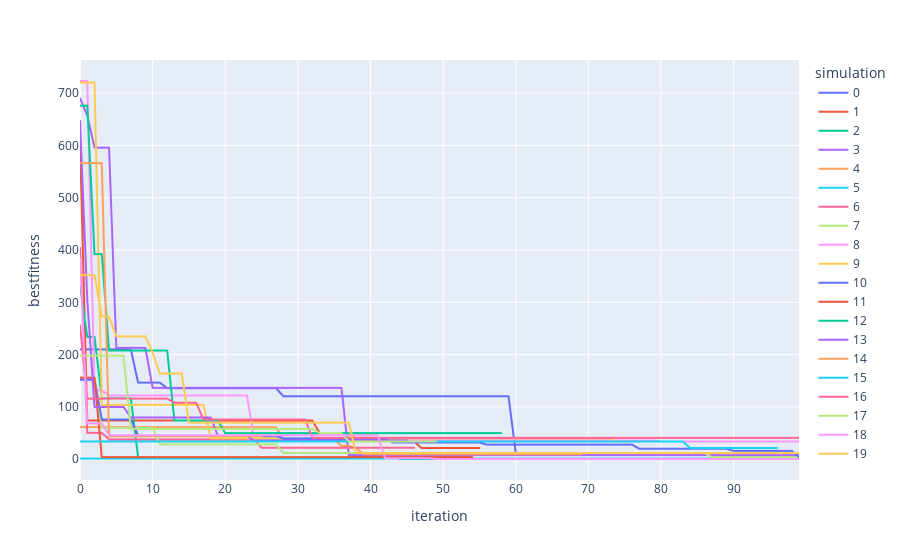

The cell this chart's notebook holds for it:
### Code cell
GA.result_plot()

### Figure 1 — Plotly figure (JSON) as saved in the notebook; plotly's stock layout.template omitted (floating-point values rounded to 4 significant figures)
{"data": [{"hovertemplate": "simulation=0<br>iteration=%{x}<br>bestfitness=%{y}<extra></extra>", "legendgroup": "0", "line": {"color": "#636efa", "dash": "solid"}, "mode": "lines", "name": "0", "showlegend": true, "type": "scattergl", "x": [0, 1, 2, 3, 4, 5, 6, 7, 8, 9, 10, 11, 12, 13, 14, 15, 16, 17, 18, 19, 20, 21, 22, 23, 24, 25, 26, 27, 28, 29, 30, 31, 32, 33, 34, 35, 36, 37, 38, 39, 40, 41, 42, 43, 44, 45, 46, 47, 48, 49, 50, 51, 52, 53, 54, 55, 56, 57, 58, 59, 60, 61, 62, 63, 64, 65, 66, 67, 68, 69, 70, 71, 72], "xaxis": "x", "y": [210, 210, 210, 210, 210, 210, 210, 210, 146.4, 146.4, 146.4, 146.4, 135.8, 135.8, 135.8, 135.8, 135.8, 135.8, 135.8, 135.8, 135.8, 135.8, 135.8, 135.8, 135.8, 135.8, 135.8, 135.8, 120.5, 120.5, 120.5, 120.5, 120.5, 120.5, 120.5, 120.5, 120.5, 120.5, 120.5, 120.5, 120.5, 120.5, 120.5, 120.5, 120.5, 120.5, 120.5, 120.5, 120.5, 120.5, 120.5, 120.5, 120.5, 120.5, 120.5, 120.5, 120.5, 120.5, 120.5, 120.5, 12, 12, 12, 12, 12, 12, 12, 12, 12, 12, 12, 12, 12], "yaxis": "y"}, {"hovertemplate": "simulation=1<br>iteration=%{x}<br>bestfitness=%{y}<extra></extra>", "legendgroup": "1", "line": {"color": "#EF553B", "dash": "solid"}, "mode": "lines", "name": "1", "showlegend": true, "type": "scattergl", "x": [0, 1, 2, 3, 4, 5, 6, 7, 8, 9, 10, 11, 12, 13, 14, 15, 16, 17, 18, 19, 20, 21, 22, 23, 24, 25, 26, 27, 28, 29, 30, 31, 32, 33, 34, 35, 36, 37, 38, 39, 40, 41, 42, 43, 44, 45, 46, 47, 48, 49, 50, 51, 52, 53, 54, 55], "xaxis": "x", "y": [610.2, 74, 74, 74, 74, 74, 74, 74, 74, 74, 74, 74, 74, 74, 74, 74, 74, 74, 74, 74, 74, 74, 74, 74, 74, 74, 74, 74, 74, 74, 74, 74, 74, 50, 50, 50, 50, 50, 37.5, 37.5, 37.5, 37.5, 37.5, 37.5, 37.5, 37.5, 34, 21.5, 21.5, 21.5, 21.5, 21.5, 21.5, 21.5, 21.5, 21.5], "yaxis": "y"}, {"hovertemplate": "simulation=2<br>iteration=%{x}<br>bestfitness=%{y}<extra></extra>", "legendgroup": "2", "line": {"color": "#00cc96", "dash": "solid"}, "mode": "lines", "name": "2", "showlegend": true, "type": "scattergl", "x": [0, 1, 2, 3, 4, 5, 6, 7, 8, 9, 10, 11, 12, 13, 14, 15, 16, 17, 18, 19, 20, 21, 22, 23, 24, 25, 26, 27, 28, 29, 30, 31, 32, 33, 34, 35, 36, 37, 38, 39, 40, 41, 42, 43, 44, 45, 46, 47, 48, 49, 50, 51, 52, 53, 54], "xaxis": "x", "y": [330.7, 234, 234, 116.6, 116.6, 116.6, 116.6, 116.6, 4, 4, 4, 4, 4, 4, 4, 4, 4, 4, 4, 4, 4, 4, 4, 4, 4, 4, 4, 4, 4, 4, 4, 4, 4, 4, 4, 4, 4, 4, 4, 4, 4, 4, 4, 4, 0.48, 0.48, 0.48, 0.48, 0.48, 0.48, 0.48, 0.48, 0.48, 0.48, 0.48], "yaxis": "y"}, {"hovertemplate": "simulation=3<br>iteration=%{x}<br>bestfitness=%{y}<extra></extra>", "legendgroup": "3", "line": {"color": "#ab63fa", "dash": "solid"}, "mode": "lines", "name": "3", "showlegend": true, "type": "scattergl", "x": [0, 1, 2, 3, 4, 5, 6, 7, 8, 9, 10, 11, 12, 13, 14, 15, 16, 17, 18, 19, 20, 21, 22, 23, 24, 25, 26, 27, 28, 29, 30, 31, 32, 33, 34, 35, 36, 37, 38, 39, 40, 41, 42, 43, 44, 45, 46, 47, 48, 49, 50, 51, 52, 53, 54, 55, 56, 57, 58, 59, 60, 61, 62, 63, 64, 65, 66, 67, 68, 69, 70, 71, 72, 73, 74, 75, 76, 77, 78, 79, 80, 81, 82, 83, 84, 85, 86, 87, 88, 89, 90, 91, 92, 93, 94, 95, 96, 97, 98, 99], "xaxis": "x", "y": [690, 657, 595.8, 595.8, 595.8, 213, 213, 213, 213, 213, 136.4, 136.4, 136.4, 136.4, 136.4, 136.4, 136.4, 136.4, 136.4, 136.4, 136.4, 136.4, 136.4, 136.4, 136.4, 136.4, 136.4, 136.4, 136.4, 136.4, 136.4, 136.4, 136.4, 136.4, 136.4, 136.4, 136.4, 8, 8, 8, 8, 8, 8, 8, 8, 8, 8, 8, 8, 8, 8, 8, 8, 8, 8, 8, 8, 8, 8, 8, 8, 8, 8, 8, 8, 8, 8, 8, 8, 8, 8, 8, 8, 8, 8, 8, 8, 8, 8, 8, 8, 8, 8, 8, 8, 8, 8, 8, 8, 8, 8, 8, 8, 8, 8, 8, 8, 8, 8, 8], "yaxis": "y"}, {"hovertemplate": "simulation=4<br>iteration=%{x}<br>bestfitness=%{y}<extra></extra>", "legendgroup": "4", "line": {"color": "#FFA15A", "dash": "solid"}, "mode": "lines", "name": "4", "showlegend": true, "type": "scattergl", "x": [0, 1, 2, 3, 4, 5, 6, 7, 8, 9, 10, 11, 12, 13, 14, 15, 16, 17, 18, 19, 20, 21, 22, 23, 24, 25, 26, 27, 28, 29, 30, 31, 32, 33, 34, 35, 36, 37, 38, 39, 40, 41, 42, 43, 44, 45, 46, 47, 48, 49, 50, 51, 52, 53, 54, 55, 56, 57, 58, 59, 60, 61, 62, 63, 64, 65, 66, 67, 68, 69], "xaxis": "x", "y": [61.5, 61.5, 61.5, 61.5, 61.5, 61.5, 61.5, 61.5, 61.5, 61.5, 61.5, 61.5, 61.5, 61.5, 61.5, 61.5, 61.5, 61.5, 61.5, 61.5, 61.5, 61.5, 61.5, 61.5, 61.5, 61.5, 61.5, 61.5, 37.5, 37.5, 37.5, 37.5, 37.5, 37.5, 37.5, 37.5, 25.5, 25.5, 21.5, 9.5, 9.5, 9.5, 9.5, 9.5, 9.5, 9.5, 9.5, 9.5, 9.5, 9.5, 9.5, 9.5, 9.5, 9.5, 9.5, 9.5, 9.5, 9.5, 9.5, 9.5, 9.5, 9.5, 9.5, 9.5, 9.5, 9.5, 9.5, 9.5, 9.5, 9.5], "yaxis": "y"}, {"hovertemplate": "simulation=5<br>iteration=%{x}<br>bestfitness=%{y}<extra></extra>", "legendgroup": "5", "line": {"color": "#19d3f3", "dash": "solid"}, "mode": "lines", "name": "5", "showlegend": true, "type": "scattergl", "x": [0, 1, 2, 3, 4, 5, 6, 7, 8, 9, 10, 11, 12, 13, 14, 15, 16, 17, 18, 19, 20, 21, 22, 23, 24, 25, 26, 27, 28, 29, 30, 31, 32, 33, 34, 35, 36, 37, 38, 39, 40, 41, 42, 43, 44, 45, 46, 47, 48, 49, 50, 51, 52, 53, 54, 55, 56, 57, 58, 59, 60, 61, 62, 63, 64, 65, 66, 67, 68, 69, 70, 71, 72, 73, 74, 75, 76, 77, 78, 79, 80, 81, 82, 83, 84, 85, 86, 87, 88, 89, 90, 91, 92, 93, 94, 95, 96, 97, 98, 99], "xaxis": "x", "y": [1.33, 1.33, 1.33, 1.33, 1.33, 1.33, 1.33, 1.33, 1.33, 1.33, 1.33, 1.33, 1.33, 1.33, 1.33, 1.33, 1.33, 1.33, 1.33, 1.33, 1.33, 1.33, 1.33, 1.33, 1.33, 1.33, 1.33, 1.33, 1.33, 1.33, 1.33, 1.33, 1.33, 1.33, 1.33, 1.33, 1.33, 1.33, 1.33, 1.33, 1.33, 1.33, 1.33, 1.33, 1.33, 1.33, 1.33, 1.33, 1.33, 1.33, 1.33, 1.33, 1.33, 1.33, 1.33, 1.33, 1.33, 1.33, 1.33, 1.33, 1.33, 1.33, 1.33, 1.33, 1.33, 1.33, 1.33, 1.33, 1.33, 1.33, 1.33, 1.33, 1.33, 1.33, 1.33, 1.33, 1.33, 1.33, 1.33, 1.33, 1.33, 1.33, 1.33, 1.33, 1.33, 1.33, 1.33, 1.33, 1.33, 1.33, 1.33, 1.33, 1.33, 1.33, 1.33, 1.33, 1.33, 1.33, 1.33, 1.33], "yaxis": "y"}, {"hovertemplate": "simulation=6<br>iteration=%{x}<br>bestfitness=%{y}<extra></extra>", "legendgroup": "6", "line": {"color": "#FF6692", "dash": "solid"}, "mode": "lines", "name": "6", "showlegend": true, "type": "scattergl", "x": [0, 1, 2, 3, 4, 5, 6, 7, 8, 9, 10, 11, 12, 13, 14, 15, 16, 17, 18, 19, 20, 21, 22, 23, 24, 25, 26, 27, 28, 29, 30, 31, 32, 33, 34, 35, 36, 37, 38, 39, 40, 41, 42, 43, 44, 45, 46], "xaxis": "x", "y": [404, 50.5, 50.5, 50.5, 38, 38, 38, 38, 38, 38, 38, 38, 38, 38, 38, 38, 38, 38, 38, 38, 38, 38, 38, 38, 38, 22, 22, 22, 22, 22, 22, 22, 22, 22, 22, 22, 22, 22, 22, 22, 22, 22, 22, 22, 22, 22, 22], "yaxis": "y"}, {"hovertemplate": "simulation=7<br>iteration=%{x}<br>bestfitness=%{y}<extra></extra>", "legendgroup": "7", "line": {"color": "#B6E880", "dash": "solid"}, "mode": "lines", "name": "7", "showlegend": true, "type": "scattergl", "x": [0, 1, 2, 3, 4, 5, 6, 7, 8, 9, 10, 11, 12, 13, 14, 15, 16, 17, 18, 19, 20, 21, 22, 23, 24, 25, 26, 27, 28, 29, 30, 31, 32, 33, 34, 35, 36, 37, 38, 39, 40, 41, 42, 43, 44, 45, 46, 47, 48, 49, 50, 51, 52, 53, 54, 55, 56, 57, 58, 59, 60, 61, 62, 63, 64, 65, 66, 67, 68, 69, 70, 71, 72, 73, 74, 75, 76, 77, 78, 79, 80, 81, 82, 83, 84, 85, 86, 87, 88, 89, 90, 91, 92, 93, 94, 95, 96, 97, 98, 99], "xaxis": "x", "y": [156, 156, 156, 60, 60, 60, 60, 60, 60, 60, 60, 28.5, 28.5, 28.5, 28.5, 28.5, 28.5, 28.5, 28.5, 28.5, 28.5, 28.5, 28.5, 28.5, 28.5, 28.5, 28.5, 28.5, 12, 12, 12, 12, 12, 12, 12, 12, 12, 12, 12, 12, 12, 12, 12, 12, 12, 12, 12, 12, 12, 12, 12, 12, 12, 12, 12, 12, 12, 12, 12, 12, 12, 12, 12, 12, 12, 12, 12, 12, 12, 12, 12, 12, 12, 12, 12, 12, 12, 12, 12, 12, 12, 12, 12, 12, 12, 12, 12, 4, 4, 4, 4, 4, 4, 4, 4, 4, 4, 4, 4, 4], "yaxis": "y"}, {"hovertemplate": "simulation=8<br>iteration=%{x}<br>bestfitness=%{y}<extra></extra>", "legendgroup": "8", "line": {"color": "#FF97FF", "dash": "solid"}, "mode": "lines", "name": "8", "showlegend": true, "type": "scattergl", "x": [0, 1, 2, 3, 4, 5, 6, 7, 8, 9, 10, 11, 12, 13, 14, 15, 16, 17, 18, 19, 20, 21, 22, 23, 24, 25, 26, 27, 28, 29, 30, 31, 32, 33, 34, 35, 36, 37, 38, 39, 40, 41, 42, 43, 44, 45, 46, 47, 48, 49, 50, 51, 52, 53, 54, 55, 56, 57, 58, 59, 60, 61, 62, 63, 64, 65, 66, 67, 68, 69, 70, 71, 72, 73, 74, 75, 76, 77, 78, 79, 80, 81, 82, 83, 84, 85, 86, 87, 88, 89, 90, 91, 92, 93, 94, 95, 96, 97, 98, 99], "xaxis": "x", "y": [723, 723, 132, 132, 122, 122, 122, 122, 122, 122, 122, 122, 122, 122, 122, 122, 122, 122, 122, 122, 122, 122, 122, 122, 36, 36, 36, 36, 36, 36, 36, 36, 36, 36, 36, 36, 36, 36, 36, 36, 36, 36, 36, 36, 36, 36, 36, 36, 36, 36, 36, 36, 36, 36, 36, 36, 36, 36, 36, 36, 36, 36, 36, 36, 36, 36, 36, 36, 36, 36, 36, 36, 36, 36, 36, 36, 36, 36, 36, 36, 34, 34, 34, 34, 34, 34, 34, 34, 34, 34, 34, 34, 34, 34, 34, 34, 34, 34, 34, 34], "yaxis": "y"}, {"hovertemplate": "simulation=9<br>iteration=%{x}<br>bestfitness=%{y}<extra></extra>", "legendgroup": "9", "line": {"color": "#FECB52", "dash": "solid"}, "mode": "lines", "name": "9", "showlegend": true, "type": "scattergl", "x": [0, 1, 2, 3, 4, 5, 6, 7, 8, 9, 10, 11, 12, 13, 14, 15, 16, 17, 18, 19, 20, 21, 22, 23, 24, 25, 26, 27, 28, 29, 30, 31, 32, 33, 34, 35, 36, 37, 38, 39, 40, 41, 42, 43, 44, 45, 46, 47, 48, 49, 50, 51, 52, 53, 54, 55, 56, 57, 58, 59, 60, 61, 62, 63, 64, 65, 66, 67, 68, 69, 70, 71, 72, 73, 74, 75, 76, 77, 78, 79, 80], "xaxis": "x", "y": [720, 720, 720, 104, 104, 104, 104, 104, 104, 104, 104, 104, 104, 104, 104, 104, 104, 104, 40, 40, 40, 40, 40, 40, 40, 40, 40, 40, 40, 40, 40, 40, 40, 40, 40, 40, 40, 40, 40, 40, 40, 40, 40, 40, 40, 40, 40, 40, 40, 40, 40, 40, 40, 40, 40, 40, 40, 40, 40, 40, 40, 40, 40, 40, 40, 40, 40, 40, 40, 40, 40, 40, 40, 40, 34, 34, 34, 34, 34, 34, 34], "yaxis": "y"}, {"hovertemplate": "simulation=10<br>iteration=%{x}<br>bestfitness=%{y}<extra></extra>", "legendgroup": "10", "line": {"color": "#636efa", "dash": "solid"}, "mode": "lines", "name": "10", "showlegend": true, "type": "scattergl", "x": [0, 1, 2, 3, 4, 5, 6, 7, 8, 9, 10, 11, 12, 13, 14, 15, 16, 17, 18, 19, 20, 21, 22, 23, 24, 25, 26, 27, 28, 29, 30, 31, 32, 33, 34, 35, 36, 37, 38, 39, 40, 41, 42, 43, 44, 45, 46, 47, 48, 49, 50, 51, 52, 53, 54, 55, 56, 57, 58, 59, 60, 61, 62, 63, 64, 65, 66, 67, 68, 69, 70, 71, 72, 73, 74, 75, 76, 77, 78, 79, 80, 81, 82, 83, 84, 85, 86, 87, 88, 89, 90, 91, 92, 93, 94, 95, 96, 97, 98, 99], "xaxis": "x", "y": [152, 152, 152, 76, 76, 76, 76, 76, 46, 46, 46, 46, 44, 44, 44, 44, 44, 44, 44, 44, 44, 44, 44, 44, 44, 44, 44, 44, 40, 40, 40, 40, 40, 40, 40, 40, 40, 40, 40, 40, 40, 40, 40, 32, 32, 32, 32, 32, 32, 32, 32, 32, 32, 32, 32, 32, 28, 28, 28, 28, 28, 28, 28, 28, 28, 28, 28, 28, 28, 28, 28, 28, 28, 28, 28, 28, 28, 20, 20, 20, 20, 20, 20, 20, 20, 20, 20, 20, 20, 20, 16, 16, 16, 16, 16, 16, 16, 16, 16, 4], "yaxis": "y"}, {"hovertemplate": "simulation=11<br>iteration=%{x}<br>bestfitness=%{y}<extra></extra>", "legendgroup": "11", "line": {"color": "#EF553B", "dash": "solid"}, "mode": "lines", "name": "11", "showlegend": true, "type": "scattergl", "x": [0, 1, 2, 3, 4, 5, 6, 7, 8, 9, 10, 11, 12, 13, 14, 15, 16, 17, 18, 19, 20, 21, 22, 23, 24, 25, 26, 27, 28, 29, 30, 31, 32, 33, 34, 35, 36, 37, 38, 39, 40, 41, 42, 43, 44, 45, 46, 47, 48, 49, 50, 51, 52, 53, 54], "xaxis": "x", "y": [156, 156, 156, 4, 4, 4, 4, 4, 4, 4, 4, 4, 4, 4, 4, 4, 4, 4, 4, 4, 4, 4, 4, 4, 4, 4, 4, 4, 4, 4, 4, 4, 4, 4, 4, 4, 4, 4, 4, 4, 4, 4, 4, 4, 4, 4, 4, 4, 4, 4, 4, 4, 4, 4, 4], "yaxis": "y"}, {"hovertemplate": "simulation=12<br>iteration=%{x}<br>bestfitness=%{y}<extra></extra>", "legendgroup": "12", "line": {"color": "#00cc96", "dash": "solid"}, "mode": "lines", "name": "12", "showlegend": true, "type": "scattergl", "x": [0, 1, 2, 3, 4, 5, 6, 7, 8, 9, 10, 11, 12, 13, 14, 15, 16, 17, 18, 19, 20, 21, 22, 23, 24, 25, 26, 27, 28, 29, 30, 31, 32, 33, 34, 35, 36, 37, 38, 39, 40, 41, 42, 43, 44, 45, 46, 47, 48, 49, 50, 51, 52, 53, 54, 55, 56, 57, 58], "xaxis": "x", "y": [676, 676, 392, 392, 208, 208, 208, 208, 208, 208, 208, 208, 208, 74, 74, 74, 74, 74, 74, 74, 50, 50, 50, 50, 50, 50, 50, 50, 50, 50, 50, 50, 50, 50, 50, 50, 50, 50, 50, 50, 50, 50, 50, 50, 50, 50, 50, 50, 50, 50, 50, 50, 50, 50, 50, 50, 50, 50, 50], "yaxis": "y"}, {"hovertemplate": "simulation=13<br>iteration=%{x}<br>bestfitness=%{y}<extra></extra>", "legendgroup": "13", "line": {"color": "#ab63fa", "dash": "solid"}, "mode": "lines", "name": "13", "showlegend": true, "type": "scattergl", "x": [0, 1, 2, 3, 4, 5, 6, 7, 8, 9, 10, 11, 12, 13, 14, 15, 16, 17, 18, 19, 20, 21, 22, 23, 24, 25, 26, 27, 28, 29, 30, 31, 32, 33, 34, 35, 36, 37, 38, 39, 40, 41, 42, 43, 44, 45], "xaxis": "x", "y": [646.5, 305.3, 100, 100, 100, 100, 100, 79.83, 79.83, 79.83, 79.83, 79.83, 79.83, 79.83, 79.83, 79.83, 79.83, 79.83, 79.83, 44, 44, 44, 44, 44, 36, 36, 36, 36, 36, 36, 36, 36, 36, 36, 36, 36, 36, 36, 36, 36, 36, 36, 36, 36, 36, 36], "yaxis": "y"}, {"hovertemplate": "simulation=14<br>iteration=%{x}<br>bestfitness=%{y}<extra></extra>", "legendgroup": "14", "line": {"color": "#FFA15A", "dash": "solid"}, "mode": "lines", "name": "14", "showlegend": true, "type": "scattergl", "x": [0, 1, 2, 3, 4, 5, 6, 7, 8, 9, 10, 11, 12, 13, 14, 15, 16, 17, 18, 19, 20, 21, 22, 23, 24, 25], "xaxis": "x", "y": [566, 566, 566, 566, 44, 44, 44, 44, 44, 44, 44, 44, 44, 44, 44, 44, 44, 44, 44, 44, 44, 44, 44, 44, 44, 44], "yaxis": "y"}, {"hovertemplate": "simulation=15<br>iteration=%{x}<br>bestfitness=%{y}<extra></extra>", "legendgroup": "15", "line": {"color": "#19d3f3", "dash": "solid"}, "mode": "lines", "name": "15", "showlegend": true, "type": "scattergl", "x": [0, 1, 2, 3, 4, 5, 6, 7, 8, 9, 10, 11, 12, 13, 14, 15, 16, 17, 18, 19, 20, 21, 22, 23, 24, 25, 26, 27, 28, 29, 30, 31, 32, 33, 34, 35, 36, 37, 38, 39, 40, 41, 42, 43, 44, 45, 46, 47, 48, 49, 50, 51, 52, 53, 54, 55, 56, 57, 58, 59, 60, 61, 62, 63, 64, 65, 66, 67, 68, 69, 70, 71, 72, 73, 74, 75, 76, 77, 78, 79, 80, 81, 82, 83, 84, 85, 86, 87, 88, 89, 90, 91, 92, 93, 94, 95, 96], "xaxis": "x", "y": [34, 34, 34, 34, 34, 34, 34, 34, 34, 34, 34, 34, 34, 34, 34, 34, 34, 34, 34, 34, 34, 34, 34, 34, 34, 34, 34, 34, 34, 34, 34, 34, 34, 34, 34, 34, 34, 34, 34, 34, 34, 34, 34, 34, 34, 34, 34, 34, 34, 34, 34, 34, 34, 34, 34, 34, 34, 34, 34, 34, 34, 34, 34, 34, 34, 34, 34, 34, 34, 34, 34, 34, 34, 34, 34, 34, 34, 34, 34, 34, 34, 34, 34, 34, 21.5, 21.5, 21.5, 21.5, 21.5, 21.5, 21.5, 21.5, 21.5, 21.5, 21.5, 21.5, 21.5], "yaxis": "y"}, {"hovertemplate": "simulation=16<br>iteration=%{x}<br>bestfitness=%{y}<extra></extra>", "legendgroup": "16", "line": {"color": "#FF6692", "dash": "solid"}, "mode": "lines", "name": "16", "showlegend": true, "type": "scattergl", "x": [0, 1, 2, 3, 4, 5, 6, 7, 8, 9, 10, 11, 12, 13, 14, 15, 16, 17, 18, 19, 20, 21, 22, 23, 24, 25, 26, 27, 28, 29, 30, 31, 32, 33, 34, 35, 36, 37, 38, 39, 40, 41, 42, 43, 44, 45, 46, 47, 48, 49, 50, 51, 52, 53, 54, 55, 56, 57, 58, 59, 60, 61, 62, 63, 64, 65, 66, 67, 68, 69, 70, 71, 72, 73, 74, 75, 76, 77, 78, 79, 80, 81, 82, 83, 84, 85, 86, 87, 88, 89, 90, 91, 92, 93, 94, 95, 96, 97, 98, 99], "xaxis": "x", "y": [256, 116, 116, 116, 116, 116, 116, 116, 116, 116, 116, 116, 116, 108, 108, 108, 108, 76, 76, 76, 76, 76, 76, 76, 76, 76, 76, 76, 76, 76, 76, 76, 41, 41, 41, 41, 41, 41, 41, 41, 41, 41, 41, 41, 41, 41, 41, 41, 41, 41, 41, 41, 41, 41, 41, 41, 41, 41, 41, 41, 41, 41, 41, 41, 41, 41, 41, 41, 41, 41, 41, 41, 41, 41, 41, 41, 41, 41, 41, 41, 41, 41, 41, 41, 41, 41, 41, 41, 41, 41, 41, 41, 41, 41, 41, 41, 41, 41, 41, 41], "yaxis": "y"}, {"hovertemplate": "simulation=17<br>iteration=%{x}<br>bestfitness=%{y}<extra></extra>", "legendgroup": "17", "line": {"color": "#B6E880", "dash": "solid"}, "mode": "lines", "name": "17", "showlegend": true, "type": "scattergl", "x": [0, 1, 2, 3, 4, 5, 6, 7, 8, 9, 10, 11, 12, 13, 14, 15, 16, 17, 18, 19, 20, 21, 22, 23, 24, 25, 26, 27, 28, 29, 30, 31, 32, 33, 34, 35, 36, 37, 38, 39, 40, 41, 42, 43, 44, 45, 46, 47, 48, 49], "xaxis": "x", "y": [198, 198, 198, 198, 198, 198, 198, 58, 58, 58, 58, 58, 58, 58, 58, 58, 58, 58, 58, 58, 58, 58, 58, 58, 58, 58, 58, 58, 58, 58, 58, 58, 58, 50, 50, 50, 50, 34, 34, 34, 34, 34, 34, 34, 34, 34, 34, 34, 34, 34], "yaxis": "y"}, {"hovertemplate": "simulation=18<br>iteration=%{x}<br>bestfitness=%{y}<extra></extra>", "legendgroup": "18", "line": {"color": "#FF97FF", "dash": "solid"}, "mode": "lines", "name": "18", "showlegend": true, "type": "scattergl", "x": [0, 1, 2, 3, 4, 5, 6, 7, 8, 9, 10, 11, 12, 13, 14, 15, 16, 17, 18, 19, 20, 21, 22, 23, 24, 25, 26, 27, 28, 29, 30, 31, 32, 33, 34, 35, 36, 37, 38, 39, 40, 41, 42, 43, 44, 45, 46, 47, 48, 49, 50, 51, 52, 53, 54, 55, 56, 57, 58, 59, 60, 61, 62, 63, 64, 65, 66, 67, 68, 69, 70, 71, 72, 73, 74, 75, 76, 77, 78, 79, 80, 81, 82, 83, 84, 85, 86, 87, 88, 89, 90, 91, 92, 93, 94, 95, 96, 97, 98, 99], "xaxis": "x", "y": [384, 68.64, 68.64, 68.64, 46, 46, 46, 46, 46, 46, 46, 46, 46, 46, 46, 46, 46, 46, 46, 46, 46, 46, 46, 46, 46, 46, 46, 46, 46, 46, 46, 46, 46, 46, 46, 46, 46, 46, 46, 46, 46, 46, 2, 2, 2, 2, 2, 2, 2, 0.48, 0.48, 0.48, 0.48, 0.48, 0.48, 0.48, 0.48, 0.48, 0.48, 0.48, 0.48, 0.48, 0.48, 0.48, 0.48, 0.48, 0.48, 0.48, 0.48, 0.48, 0.48, 0.48, 0.48, 0.48, 0.48, 0.48, 0.48, 0.48, 0.48, 0.48, 0.48, 0.48, 0.48, 0.48, 0.48, 0.48, 0.48, 0.48, 0.48, 0.48, 0.48, 0.48, 0.48, 0.48, 0.48, 0.48, 0.48, 0.48, 0.48, 0.48], "yaxis": "y"}, {"hovertemplate": "simulation=19<br>iteration=%{x}<br>bestfitness=%{y}<extra></extra>", "legendgroup": "19", "line": {"color": "#FECB52", "dash": "solid"}, "mode": "lines", "name": "19", "showlegend": true, "type": "scattergl", "x": [0, 1, 2, 3, 4, 5, 6, 7, 8, 9, 10, 11, 12, 13, 14, 15, 16, 17, 18, 19, 20, 21, 22, 23, 24, 25, 26, 27, 28, 29, 30, 31, 32, 33, 34, 35, 36, 37, 38, 39, 40, 41, 42, 43, 44, 45, 46, 47, 48, 49, 50, 51, 52, 53, 54, 55, 56, 57, 58, 59, 60, 61, 62, 63, 64, 65, 66, 67, 68, 69, 70, 71, 72, 73, 74, 75, 76, 77, 78, 79, 80, 81, 82, 83, 84, 85, 86, 87, 88, 89, 90, 91, 92, 93, 94, 95, 96, 97, 98, 99], "xaxis": "x", "y": [352, 352, 352, 273, 273, 235, 235, 235, 235, 235, 204, 164, 164, 164, 164, 70, 70, 70, 70, 70, 70, 70, 70, 70, 70, 70, 70, 70, 70, 70, 70, 70, 70, 70, 70, 70, 70, 70, 12, 12, 12, 12, 12, 12, 12, 12, 12, 12, 12, 12, 12, 12, 12, 12, 12, 12, 12, 12, 12, 12, 12, 12, 12, 12, 12, 12, 12, 12, 12, 12, 12, 12, 12, 12, 12, 12, 12, 12, 12, 12, 12, 12, 12, 12, 12, 12, 12, 12, 12, 12, 12, 12, 12, 12, 12, 12, 12, 12, 12, 12], "yaxis": "y"}], "layout": {"legend": {"title": {"text": "simulation"}, "tracegroupgap": 0}, "margin": {"t": 60}, "xaxis": {"anchor": "y", "domain": [0, 1], "title": {"text": "iteration"}}, "yaxis": {"anchor": "x", "domain": [0, 1], "title": {"text": "bestfitness"}}}}
